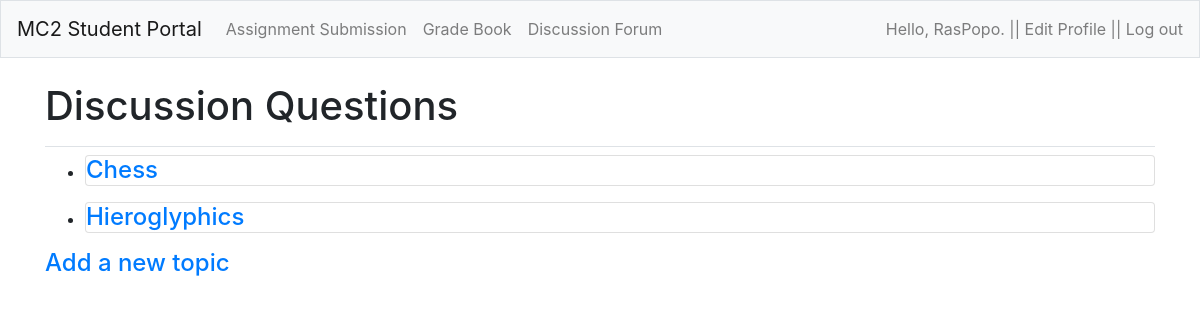
Page /topics/ (signed in) on the committed database.
### account/models.py (models this page shows, shortened)
class Account(AbstractBaseUser):
	email 					= models.EmailField(verbose_name="email", max_length=60, unique=True)
	username				= models.CharField(max_length=30, unique=True)
	date_joined				= models.DateTimeField(verbose_name='date joined', auto_now_add=True)
	last_login				= models.DateTimeField(verbose_name='last login', auto_now=True)
	is_admin				= models.BooleanField(default=False)
	is_active				= models.BooleanField(default=True)
	is_staff				= models.BooleanField(default=False)
	is_superuser			= models.BooleanField(default=False)
	USERNAME_FIELD = 'email'
	REQUIRED_FIELDS = ['username', ]
	objects = MyAccountManager()

### student_portals/models.py (models this page shows)
class Topic(models.Model):
	text = models.CharField(max_length=200) # Set the number maximum of words to 200
	date_added = models.DateTimeField(auto_now_add=True)
	owner = models.ForeignKey(Account, on_delete=models.CASCADE)
	def __str__(self):
	 	return self.text

### student_portals/views.py (the view)
# urls.py: path('topics/', views.topics, name='topics'),
@login_required
def topics(request):
	topics = Topic.objects.filter(owner=request.user).order_by('date_added')
	context = {'topics': topics}
	return render(request, 'student_portals/topics.html', context)

### student_portals/templates/student_portals/topics.html
{% extends "student_portals/base.html" %}
{% block page_header %}
<div >
  <h1>Discussion Questions</h1>
</div>
{% endblock page_header %}
{% block content %}
  <div>
    <ul>
      {% for topic in topics %}
        <li><h4>
          <div class="card mb-3">
            <a href="{% url 'student_portals:topic' topic.id %}">{{ topic }}</a>
          </div>
        </h4></li>
      {% empty %}
        <li><h4>No topics have been added yet.</h4></li>
      {% endfor %}
    </ul>
    <h4><a href="{% url 'student_portals:new_topic' %}">Add a new topic</a></h4>
  </div>
{% endblock content %}

### student_portals/templates/student_portals/base.html (shortened to what this page needs)
{% load bootstrap4 %}
<!DOCTYPE html>
<html lang="en">
<head>
  {% bootstrap_css %}
</head>
<body>
  <nav class="navbar navbar-expand-md navbar-light bg-light mb-4 border">
  	<a class="navbar-brand" href="{% url 'student_portals:index' %}">
  		MC2 Student Portal
  	</a>
  	<div class="collapse navbar-collapse" id="navbarCollapse">
  	  <ul class="navbar-nav mr-auto">
        {% if user.is_authenticated %}
          <li class="nav-item">
            <a class="nav-link" href="{% url 'student_portals:assignment_submission' %}">Assignment Submission</a>
          </li>
          <li class="nav-item">
            <a class="nav-link" href="{% url 'student_portals:grade_book' %}">Grade Book</a>
          </li>
    	  	<li class="nav-item">
    	  	  <a class="nav-link" href="{% url 'student_portals:topics' %}">Discussion Forum</a>
    	  	</li>
        {% else %}
          <li class="nav-item">
            <span class="navbar-text">Knowledge Is Power! </span>
          </li>
        {% endif %}
  	  </ul>
  	  <ul class="navbar-nav ml-auto">
  	  	{% if user.is_authenticated %}
  	  	  <li class="nav-item">
  	  	  	<span class="navbar-text">Hello, {{ user.username }}. | </span>
  	  	  </li>
          <li class="nav-item">
            <a class="navbar-text" href="{% url 'account:edit_profile' %}">| Edit Profile |</a>
          </li>
  	  	  <li class="nav-item">
  	  	  	<a class="navbar-text" href="{% url 'account:logout' %}"> | Log out</a>
  	  	  </li>
  	  	{% endif %}
  	  </ul>
  	</div>
  </nav>
  <main role="main" class="container">
    <div class="pb-2 mb-2 border-bottom">
  	  {% block page_header %}{% endblock page_header %}
  	</div>
  	<div>
  	  {% block content %}{% endblock content %}
  	</div>
  </main>
</body>
</html>

### rows in the picture
Account: username "RasPopo"
Topic: text "Chess"
Topic: text "Hieroglyphics"
